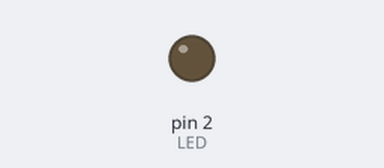
Bench run of a sketch on a simulated Arduino Uno, built with avr-gcc and run on an emulated ATmega328P. On the bench: output pins drawn as LEDs (lit = HIGH).

Above: at 2.0 s.
At 6.0 s:
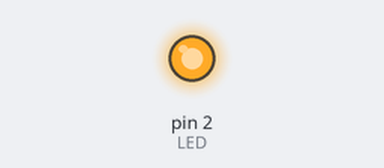
Timing chart, 0 to 10.4 s (numbered marks = the images above):
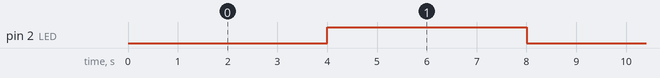

Measured:
- by itself, pin 2 (LED): alternates HIGH for 4.0 s and LOW for 4.0 s

The sketch:

millis_timer_to_led_blink.ino
```cpp
/*
witout delay(), use millis() to LED Blinking code

*/
const int LED = 2;

unsigned long previusTime = 0;

const unsigned long interval = 4000;

void setup(){
  pinMode(LED, OUTPUT);
}

void loop(){
  unsigned long currentTime = millis();

  if (currentTime - previusTime >= 4000) {
    previusTime = currentTime;

    digitalWrite(LED, !digitalRead(LED));     // led LOW and HIGH
  }
}
```
